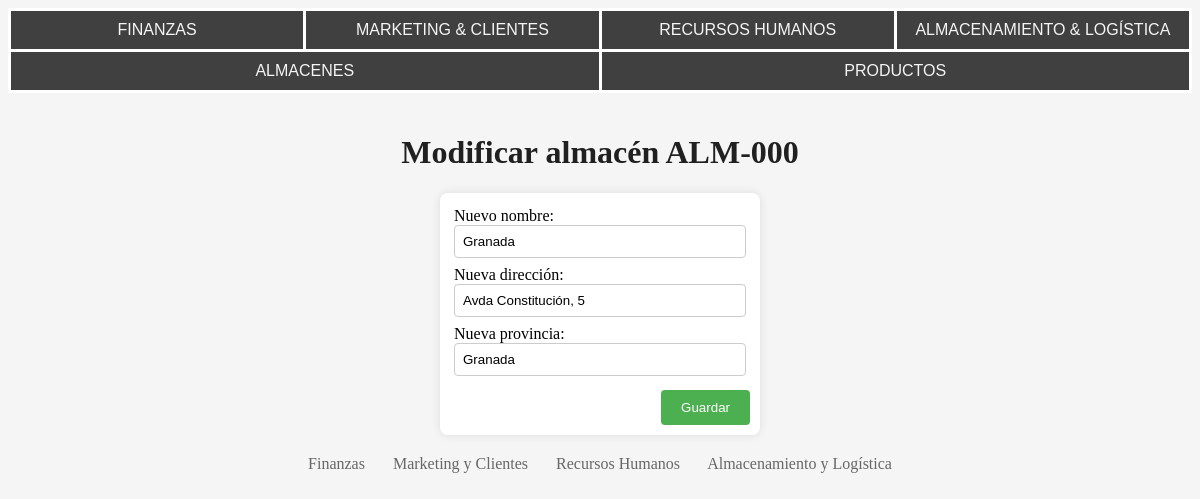
The app's page /almacenamiento_logistica/modificar_almacen/ALM-000/ with its own data.
### app/models.py (models this page shows, shortened)
class Almacen(models.Model):
    Alm = models.CharField(max_length=7, primary_key=True, validators=[RegexValidator(r'^ALM-[0-9]{3}$', message='Código format like ALM-###.')])
    NombreA = models.CharField(max_length=20, null=False)
    Direccion = models.CharField(max_length=40, null=False, unique=True)
    Provincia = models.CharField(max_length=10, null=False)
    Productos = models.ManyToManyField(Producto, through='contiene')

### DepAlmLog/views.py (the view)
# urls.py: path('modificar_almacen/<str:Alm>/', modificar_almacen, name='modificar_almacen'),
def modificar_almacen(request, Alm):
    almacen = get_object_or_404(Almacen, Alm=Alm)
    if request.method == 'POST':
        form = ModificarAlmacen(request.POST, instance=almacen)
        if form.is_valid():
            form.save()
            return redirect('/almacenamiento_logistica/listar_almacenes')
    else:
        form = ModificarAlmacen(instance=almacen)
    return render(request, 'almlog/modificar_almacen.html', {'form': form, 'almacen':almacen})

### DepAlmLog/forms.py
class ModificarAlmacen(forms.ModelForm):
    class Meta:
        model = Almacen
        fields = ['NombreA', 'Direccion', 'Provincia']
        labels = {
            'NombreA': 'Nuevo nombre',
            'Direccion': 'Nueva dirección',
            'Provincia': 'Nueva provincia',
        }

### templates/almlog/modificar_almacen.html (shortened to what this page needs)
{% extends 'almlog/menu.html' %}
{% load static %}
{% block content %}
<!DOCTYPE html>
<html lang="es">
<head>
    <link rel="stylesheet" href="{% static '/css/almlog/agregar.css' %}">
</head>
<body>
    <div>
        <h1>Modificar almacén {{ almacen.Alm }}</h1>
        <form method="POST">
            {{ form.as_p }}
            <button type="submit">
                Guardar
            </button>
        </form>
    </div>
</body>
</html>
{% endblock %}

### static/css/almlog/menu.css (style rules this page uses)
body { background: whitesmoke; color: #202020; }

### static/css/almlog/agregar.css (style rules this page uses)
form { display: flex; flex-direction: column; background-color: #fff; color: black; padding: 10px; border-radius: 8px; box-shadow: 0 0 10px rgba(0, 0, 0, 0.1); width: 300px; margin: 0 auto; text-align: left; }
input { width: 100%; padding: 8px; box-sizing: border-box; border: 1px solid #ccc; border-radius: 4px; }
p { margin: 4px; }
button { align-self: flex-end; margin-top: 10px; padding: 10px 20px; background-color: #4CAF50; color: white; border: none; border-radius: 4px; cursor: pointer; }
h1 { text-align: center; }

### records on screen
Almacen: Alm "ALM-000", NombreA "Granada", Direccion "Avda Constitución, 5", Provincia "Granada"
